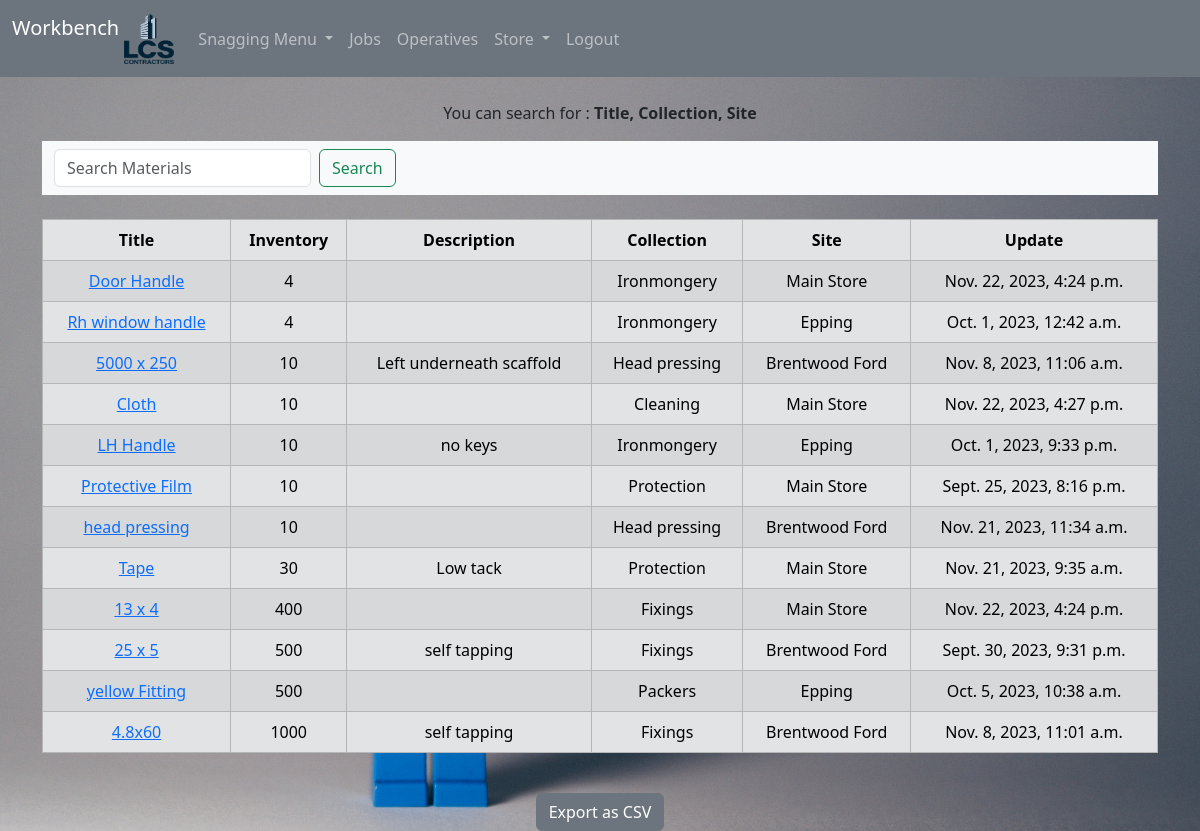
/store/materials (signed in), run on an earlier commit of the app's database.
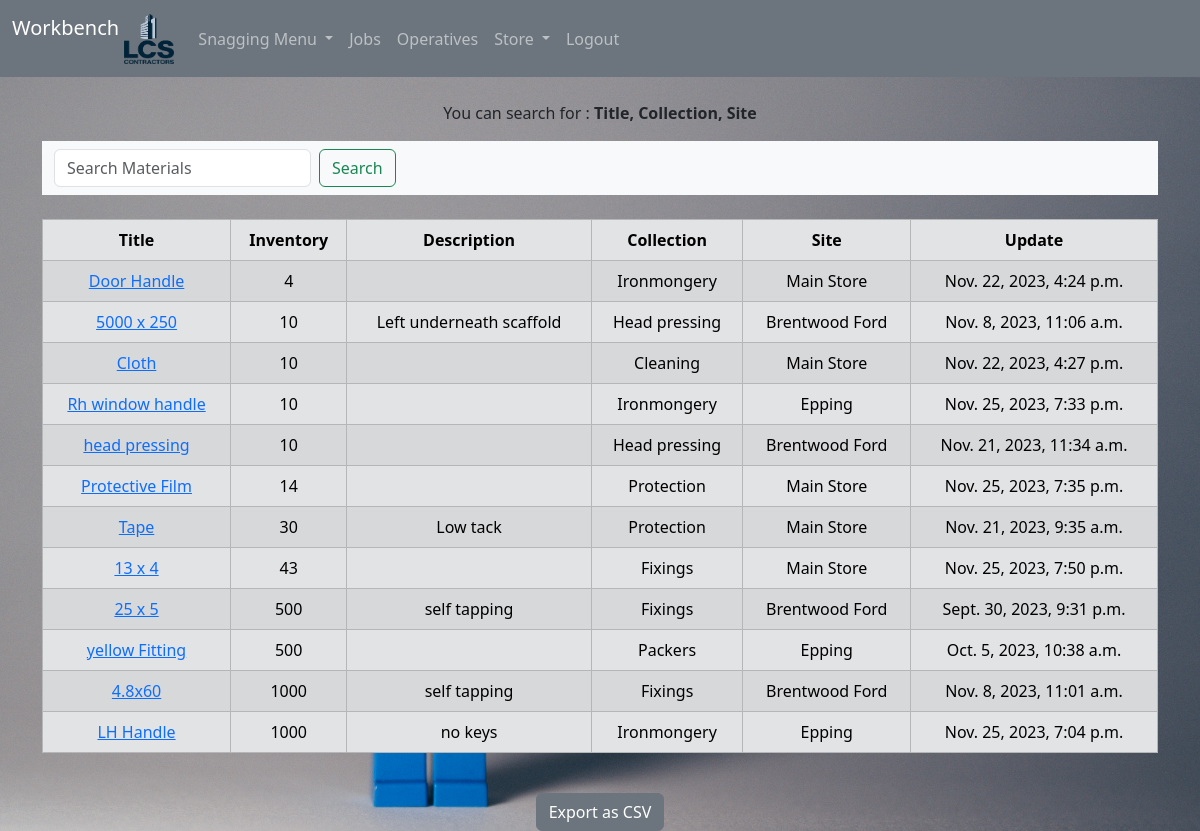
And on a later commit of the database.
### store/models.py (models this page shows, shortened)
class Material(models.Model):
    title = models.CharField(max_length=200)
    inventory = models.PositiveIntegerField()
    description = models.TextField(null=True, blank=True)
    update = models.DateTimeField(auto_now=True)
    collection = models.ForeignKey(Collection, on_delete=models.PROTECT)
    site = models.ForeignKey(Site, on_delete=models.PROTECT)
    class Meta:
        ordering = ["inventory", "title"]

### store/views.py (the view)
# urls.py: path("materials", views.material, name="store/materials"),
def material(request):
    materials = Material.objects.values(
        "title",
        "inventory",
        "description",
        "collection__title",
        "site__title",
        "update",
        "id",
    )
    return render(request, "store/materials.html", {"materials": materials})

### store/templates/store/materials.html (shortened to what this page needs)
{%extends 'base.html'%} {%block content%}
<p>You can search for : <strong>Title, Collection, Site</strong></p>
<nav class="navbar bg-body-tertiary">
  {%if user.is_authenticated and user.is_staff %}
  <div class="container-fluid">
    <form
      class="d-flex"
      method="POST"
      action="{%url 'store/search_material'%}"
      role="search"
    >
      <input
        class="form-control me-2"
        type="search"
        placeholder="Search Materials"
        aria-label="Search"
        name="searched"
      />
      <button class="btn btn-outline-success" type="submit">Search</button>
    </form>
  </div>
</nav>
<br />
<table class="table table-hover table-bordered table-secondary table-striped">
  <thead class="table-secondary">
    <tr>
      <th scope="col">Title</th>
      <th scope="col">Inventory</th>
      <th scope="col">Description</th>
      <th scope="col">Collection</th>
      <th scope="col">Site</th>
      <th scope="col">Update</th>
    </tr>
  </thead>
  <tbody>
    {% if materials %} {%for material in materials%}
    <tr>
      <td>
        <a href="{% url 'store/update_material' material.id %}"
          >{{ material.title }}</a
        >
      </td>
      <td>{{material.inventory}}</td>
      <td>{{material.description}}</td>
      <td>{{material.collection__title}}</td>
      <td>{{material.site__title}}</td>
      <td>{{material.update}}</td>
    </tr>
    {%endfor%}
  </tbody>
</table>
<br />
<a href="{% url 'materials_csv'%}" class="btn btn-secondary">Export as CSV</a>
{% endif %} {% endif %} {% endblock %}

What changed in the data, as far as the page shows it:
changed Material "Rh window handle": inventory "4" → "10"; update "Oct. 1, 2023, 12:42 a.m." → "Nov. 25, 2023, 7:33 p.m."; moves down the list
shown differently, row unchanged: Material "head pressing": moves up the list
changed Material "Protective Film": inventory "10" → "14"; update "Sept. 25, 2023, 8:16 p.m." → "Nov. 25, 2023, 7:35 p.m."
changed Material: inventory "400" → "43"; update "Nov. 22, 2023, 4:24 p.m." → "Nov. 25, 2023, 7:50 p.m."
changed Material "LH Handle": inventory "10" → "1000"; update "Oct. 1, 2023, 9:33 p.m." → "Nov. 25, 2023, 7:04 p.m."; moves down the list
